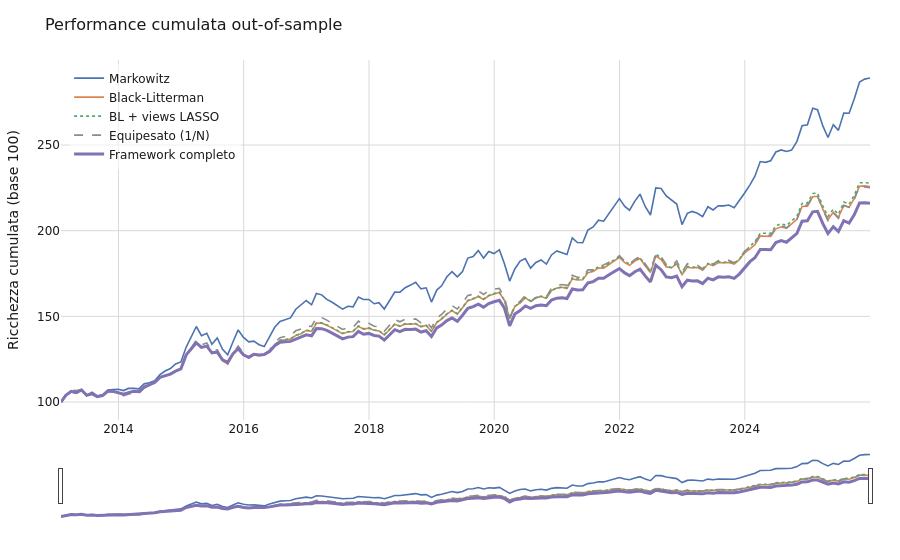

The notebook cell saved with this chart:
### Code cell
ch.equity_lines(interactive=True).show()

### Figure 1 — Plotly figure (JSON) as saved in the notebook; plotly's stock layout.template omitted (floating-point values rounded to 4 significant figures; data arrays with more than 128 entries replaced by an {"elided": "..."} marker saying what was removed)
{"data": [{"hovertemplate": "%{x|%b %Y}<br>%{y:.1f}<extra>Markowitz</extra>", "line": {"color": "#4C72B0", "dash": "solid", "width": 1.6}, "mode": "lines", "name": "Markowitz", "type": "scatter", "x": {"elided": "156 str values"}, "y": {"elided": "156 float values"}}, {"hovertemplate": "%{x|%b %Y}<br>%{y:.1f}<extra>Black-Litterman</extra>", "line": {"color": "#DD8452", "dash": "solid", "width": 1.6}, "mode": "lines", "name": "Black-Litterman", "type": "scatter", "x": {"elided": "156 str values"}, "y": {"elided": "156 float values"}}, {"hovertemplate": "%{x|%b %Y}<br>%{y:.1f}<extra>BL + views LASSO</extra>", "line": {"color": "#55A868", "dash": "dot", "width": 1.6}, "mode": "lines", "name": "BL + views LASSO", "type": "scatter", "x": {"elided": "156 str values"}, "y": {"elided": "156 float values"}}, {"hovertemplate": "%{x|%b %Y}<br>%{y:.1f}<extra>Equipesato (1/N)</extra>", "line": {"color": "#8C8C8C", "dash": "dash", "width": 1.6}, "mode": "lines", "name": "Equipesato (1/N)", "type": "scatter", "x": {"elided": "156 str values"}, "y": {"elided": "156 float values"}}, {"hovertemplate": "%{x|%b %Y}<br>%{y:.1f}<extra>Framework completo</extra>", "line": {"color": "#8172B3", "dash": "solid", "width": 3}, "mode": "lines", "name": "Framework completo", "type": "scatter", "x": {"elided": "156 str values"}, "y": {"elided": "156 float values"}}], "layout": {"autosize": true, "font": {"color": "#1A1A1A", "family": "DejaVu Sans, Arial", "size": 12}, "hovermode": "x unified", "legend": {"bgcolor": "rgba(255,255,255,0.6)", "orientation": "v", "x": 0.01, "y": 0.99}, "margin": {"b": 40, "l": 60, "r": 30, "t": 60}, "title": {"font": {"color": "#1A1A1A", "size": 16}, "text": "Performance cumulata out-of-sample"}, "xaxis": {"autorange": true, "gridcolor": "#D9D9D9", "range": ["2013-01-31", "2025-12-31"], "rangeslider": {"autorange": true, "range": ["2013-01-31", "2025-12-31"], "visible": true, "yaxis": {"_template": null, "rangemode": "match"}}, "showgrid": true, "type": "date"}, "yaxis": {"autorange": true, "gridcolor": "#D9D9D9", "range": [89.49, 299.6], "showgrid": true, "title": {"text": "Ricchezza cumulata (base 100)"}, "type": "linear"}}}
